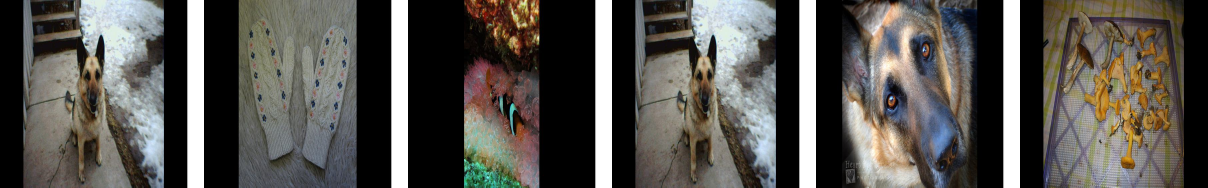
#> input picture eeg_encoder/correct_samples/moco/images_n02106662_20839.jpg, 3622 x 562 px, given in place of n02492035_15053.JPEG, which was not available (shown at 1/3 size)
$ python test.py
#> lines starting #> are read from the running program, lines starting #| are printed output that depends on the picture; pictures that were not available may be replaced by others from this repository, and a replacement may not be noted
import json
import os
from PIL import Image


stimuli_path = '/workspace/CVPR2021-02785/stimuli'
image_data = '/workspace/eeg_to_image_rcg/eeg_encoder/correct_image_name_k5_moco.json'

target_size = (562, 562)
space = 50

with open(image_data, "r", encoding="utf-8") as f:
#> (reads eeg_encoder/correct_image_name_k5_moco.json from the repository)
    data = json.load(f)

for key in data.keys():
    images = []
    img_path = os.path.join(stimuli_path, key + '.JPEG')
    img = Image.open(img_path).convert("RGB")
#> img is the input picture: PIL image 3622x562 RGB; mean R, G, B 87.3, 84.5, 79.7
    resized_img = img.resize(target_size, Image.BICUBIC)
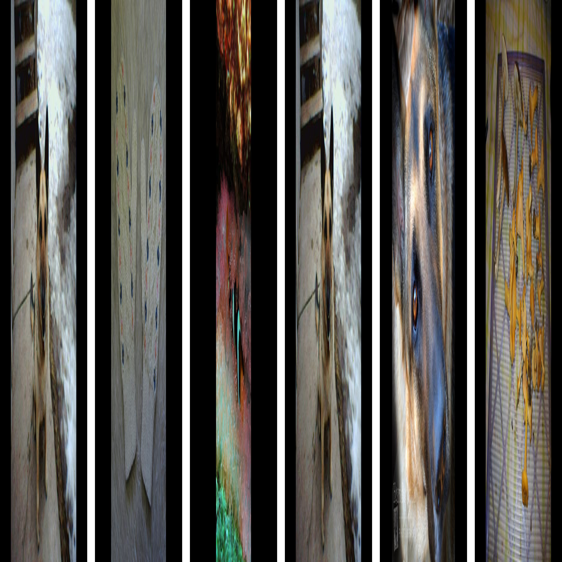
#> resized_img: PIL image 562x562 RGB; mean R, G, B 87.3, 84.5, 79.7
    images.append(resized_img)

    for element in data[key]:
        img_path = os.path.join(stimuli_path, element + '.JPEG')
        img = Image.open(img_path).convert("RGB")
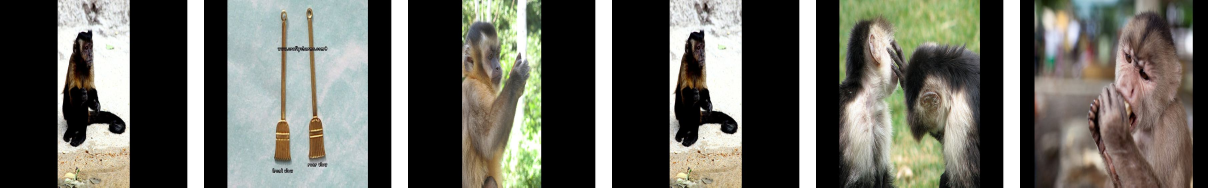
#> input picture eeg_encoder/correct_samples/moco/images_n02492035_15053.jpg, 3622 x 562 px, given in place of n02906734_1223.JPEG, which was not available (shown at 1/3 size)
#> img is the input picture: PIL image 3622x562 RGB; mean R, G, B 101.2, 101, 93.1
        resized_img = img.resize(target_size, Image.BICUBIC)
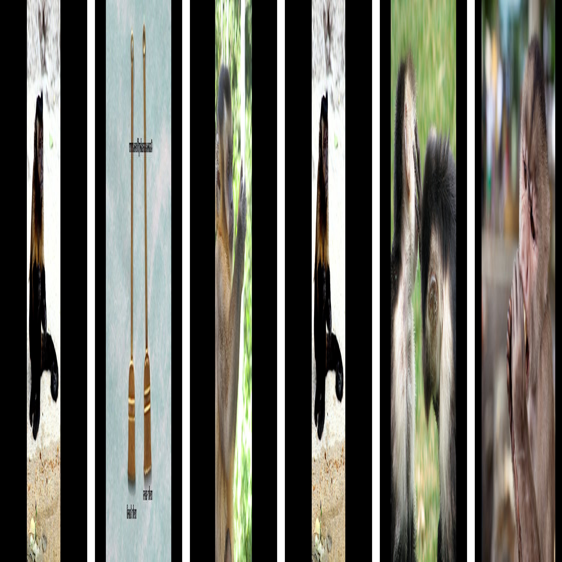
#> resized_img: PIL image 562x562 RGB; mean R, G, B 101.2, 101, 93.1
#> (the run stopped early here; a loop or call above may not have finished)
